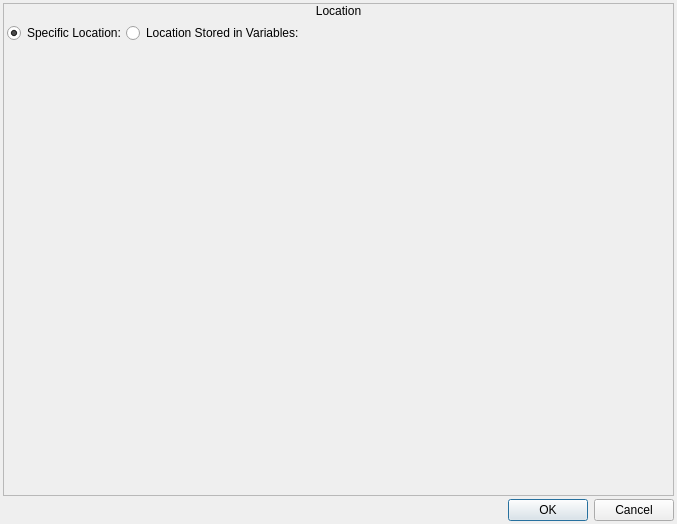
<?xml version="1.0" encoding="UTF-8"?>
<ui version="4.0">
 <class>SelectMapLocation</class>
 <widget class="QDialog" name="SelectMapLocation">
  <property name="geometry">
   <rect>
    <x>0</x>
    <y>0</y>
    <width>677</width>
    <height>524</height>
   </rect>
  </property>
  <property name="windowTitle">
   <string>Select Location</string>
  </property>
  <property name="windowIcon">
   <iconset resource="gui_icons.qrc">
    <normaloff>:/icons/openrpgmaker.png</normaloff>:/icons/openrpgmaker.png</iconset>
  </property>
  <property name="styleSheet">
   <string notr="true">.QFrame
{
	border-width: 1px;
	border-style: solid;
	border-color: palette(window-text);
}

.QFrame&gt;QLabel
{
	border-width: 0px;
	background-color: palette(window-text);
	color: palette(window);
	font-weight: bold;
}

.QFrame&gt;QCheckBox
{
	background-color: palette(window-text);
	border-width: 0px;
	border-style: none;
	color: palette(window);
	spacing: 3px;
	font-weight: bold;
	padding: 0px 0px 0px 3px;
}

.QFrame&gt;QCheckBox::indicator
{
	min-width: 8px;
	max-width: 8px;
	min-height: 8px;
	max-height: 8px;
	width: 8px;
	height: 8px;
	border-width: 2px;
	border-radius: 0px;
	border-style: ridge;
	border-color: palette(mid);
}

.QFrame&gt;QCheckBox::indicator:unchecked
{
	background-color: palette(base);
}

.QFrame&gt;QCheckBox::indicator:checked
{
	background-color: palette(window-text);
}

.QFrame&gt;QCheckBox::indicator:hover
{
	border-color: palette(highlight);
}</string>
  </property>
  <layout class="QVBoxLayout" name="verticalLayout_4">
   <property name="spacing">
    <number>3</number>
   </property>
   <property name="margin">
    <number>3</number>
   </property>
   <item>
    <widget class="QFrame" name="frame">
     <property name="frameShape">
      <enum>QFrame::StyledPanel</enum>
     </property>
     <property name="frameShadow">
      <enum>QFrame::Raised</enum>
     </property>
     <layout class="QVBoxLayout" name="verticalLayout">
      <property name="spacing">
       <number>0</number>
      </property>
      <property name="margin">
       <number>0</number>
      </property>
      <item>
       <widget class="QLabel" name="label">
        <property name="sizePolicy">
         <sizepolicy hsizetype="Preferred" vsizetype="Fixed">
          <horstretch>0</horstretch>
          <verstretch>0</verstretch>
         </sizepolicy>
        </property>
        <property name="text">
         <string>Location</string>
        </property>
        <property name="alignment">
         <set>Qt::AlignCenter</set>
        </property>
       </widget>
      </item>
      <item>
       <widget class="QWidget" name="widget" native="true">
        <layout class="QVBoxLayout" name="verticalLayout_2">
         <property name="spacing">
          <number>3</number>
         </property>
         <property name="margin">
          <number>3</number>
         </property>
         <item>
          <widget class="QWidget" name="widget_2" native="true">
           <property name="sizePolicy">
            <sizepolicy hsizetype="Preferred" vsizetype="Fixed">
             <horstretch>0</horstretch>
             <verstretch>0</verstretch>
            </sizepolicy>
           </property>
           <layout class="QHBoxLayout" name="horizontalLayout">
            <property name="spacing">
             <number>0</number>
            </property>
            <property name="margin">
             <number>0</number>
            </property>
            <item>
             <widget class="QRadioButton" name="rbSpecificLocation">
              <property name="sizePolicy">
               <sizepolicy hsizetype="Fixed" vsizetype="Fixed">
                <horstretch>0</horstretch>
                <verstretch>0</verstretch>
               </sizepolicy>
              </property>
              <property name="text">
               <string>Specific Location:</string>
              </property>
              <property name="checked">
               <bool>true</bool>
              </property>
             </widget>
            </item>
            <item>
             <widget class="QRadioButton" name="rbStoredLocation">
              <property name="sizePolicy">
               <sizepolicy hsizetype="Fixed" vsizetype="Fixed">
                <horstretch>0</horstretch>
                <verstretch>0</verstretch>
               </sizepolicy>
              </property>
              <property name="text">
               <string>Location Stored in Variables:</string>
              </property>
             </widget>
            </item>
            <item>
             <widget class="QWidget" name="widget_5" native="true"/>
            </item>
           </layout>
          </widget>
         </item>
         <item>
          <widget class="QStackedWidget" name="stackedWidget">
           <property name="minimumSize">
            <size>
             <width>663</width>
             <height>442</height>
            </size>
           </property>
           <property name="maximumSize">
            <size>
             <width>663</width>
             <height>442</height>
            </size>
           </property>
           <property name="currentIndex">
            <number>0</number>
           </property>
           <widget class="MapLocation" name="wLocation"/>
           <widget class="QWidget" name="wVariables">
            <layout class="QVBoxLayout" name="verticalLayout_13">
             <property name="spacing">
              <number>3</number>
             </property>
             <property name="margin">
              <number>0</number>
             </property>
             <item>
              <widget class="QWidget" name="widget_6" native="true">
               <property name="sizePolicy">
                <sizepolicy hsizetype="Preferred" vsizetype="Fixed">
                 <horstretch>0</horstretch>
                 <verstretch>0</verstretch>
                </sizepolicy>
               </property>
               <layout class="QHBoxLayout" name="horizontalLayout_3">
                <property name="spacing">
                 <number>3</number>
                </property>
                <property name="margin">
                 <number>0</number>
                </property>
                <item>
                 <widget class="QFrame" name="frame_3">
                  <property name="sizePolicy">
                   <sizepolicy hsizetype="Preferred" vsizetype="Fixed">
                    <horstretch>0</horstretch>
                    <verstretch>0</verstretch>
                   </sizepolicy>
                  </property>
                  <property name="frameShape">
                   <enum>QFrame::StyledPanel</enum>
                  </property>
                  <property name="frameShadow">
                   <enum>QFrame::Raised</enum>
                  </property>
                  <layout class="QVBoxLayout" name="verticalLayout_8">
                   <property name="spacing">
                    <number>0</number>
                   </property>
                   <property name="margin">
                    <number>0</number>
                   </property>
                   <item>
                    <widget class="QLabel" name="label_5">
                     <property name="sizePolicy">
                      <sizepolicy hsizetype="Preferred" vsizetype="Fixed">
                       <horstretch>0</horstretch>
                       <verstretch>0</verstretch>
                      </sizepolicy>
                     </property>
                     <property name="text">
                      <string>Variables</string>
                     </property>
                     <property name="alignment">
                      <set>Qt::AlignCenter</set>
                     </property>
                    </widget>
                   </item>
                   <item>
                    <widget class="QWidget" name="widget_3" native="true">
                     <layout class="QHBoxLayout" name="horizontalLayout_2">
                      <property name="spacing">
                       <number>3</number>
                      </property>
                      <property name="margin">
                       <number>0</number>
                      </property>
                      <item>
                       <widget class="QWidget" name="widget_4" native="true">
                        <property name="sizePolicy">
                         <sizepolicy hsizetype="Fixed" vsizetype="Preferred">
                          <horstretch>0</horstretch>
                          <verstretch>0</verstretch>
                         </sizepolicy>
                        </property>
                        <layout class="QVBoxLayout" name="verticalLayout_11">
                         <property name="spacing">
                          <number>3</number>
                         </property>
                         <property name="margin">
                          <number>0</number>
                         </property>
                         <item>
                          <widget class="QLabel" name="label_3">
                           <property name="sizePolicy">
                            <sizepolicy hsizetype="Preferred" vsizetype="Fixed">
                             <horstretch>0</horstretch>
                             <verstretch>0</verstretch>
                            </sizepolicy>
                           </property>
                           <property name="text">
                            <string>X Variable:</string>
                           </property>
                          </widget>
                         </item>
                         <item>
                          <widget class="QLabel" name="label_6">
                           <property name="sizePolicy">
                            <sizepolicy hsizetype="Preferred" vsizetype="Fixed">
                             <horstretch>0</horstretch>
                             <verstretch>0</verstretch>
                            </sizepolicy>
                           </property>
                           <property name="text">
                            <string>Y Variable: </string>
                           </property>
                          </widget>
                         </item>
                         <item>
                          <widget class="QLabel" name="label_4">
                           <property name="sizePolicy">
                            <sizepolicy hsizetype="Preferred" vsizetype="Fixed">
                             <horstretch>0</horstretch>
                             <verstretch>0</verstretch>
                            </sizepolicy>
                           </property>
                           <property name="text">
                            <string>Layer Variable:</string>
                           </property>
                          </widget>
                         </item>
                        </layout>
                       </widget>
                      </item>
                      <item>
                       <widget class="QWidget" name="widget_10" native="true">
                        <layout class="QVBoxLayout" name="verticalLayout_12">
                         <property name="spacing">
                          <number>3</number>
                         </property>
                         <property name="margin">
                          <number>0</number>
                         </property>
                         <item>
                          <widget class="QWidget" name="wXVariable" native="true">
                           <layout class="QHBoxLayout" name="horizontalLayout_39">
                            <property name="spacing">
                             <number>0</number>
                            </property>
                            <property name="margin">
                             <number>0</number>
                            </property>
                            <item>
                             <widget class="QLabel" name="lblXVariable">
                              <property name="sizePolicy">
                               <sizepolicy hsizetype="Preferred" vsizetype="Preferred">
                                <horstretch>0</horstretch>
                                <verstretch>0</verstretch>
                               </sizepolicy>
                              </property>
                              <property name="minimumSize">
                               <size>
                                <width>300</width>
                                <height>0</height>
                               </size>
                              </property>
                              <property name="font">
                               <font>
                                <family>Monospace</family>
                               </font>
                              </property>
                              <property name="styleSheet">
                               <string notr="true">background-color: palette(base);</string>
                              </property>
                              <property name="frameShape">
                               <enum>QFrame::Panel</enum>
                              </property>
                              <property name="frameShadow">
                               <enum>QFrame::Sunken</enum>
                              </property>
                              <property name="lineWidth">
                               <number>2</number>
                              </property>
                              <property name="text">
                               <string/>
                              </property>
                             </widget>
                            </item>
                            <item>
                             <widget class="QToolButton" name="bBrowseXVariables">
                              <property name="text">
                               <string>...</string>
                              </property>
                              <property name="icon">
                               <iconset resource="gui_icons.qrc">
                                <normaloff>:/icons/fileopen.png</normaloff>:/icons/fileopen.png</iconset>
                              </property>
                             </widget>
                            </item>
                           </layout>
                          </widget>
                         </item>
                         <item>
                          <widget class="QWidget" name="wYVariable" native="true">
                           <layout class="QHBoxLayout" name="horizontalLayout_40">
                            <property name="spacing">
                             <number>0</number>
                            </property>
                            <property name="margin">
                             <number>0</number>
                            </property>
                            <item>
                             <widget class="QLabel" name="lblYVariable">
                              <property name="sizePolicy">
                               <sizepolicy hsizetype="Preferred" vsizetype="Preferred">
                                <horstretch>0</horstretch>
                                <verstretch>0</verstretch>
                               </sizepolicy>
                              </property>
                              <property name="minimumSize">
                               <size>
                                <width>300</width>
                                <height>0</height>
                               </size>
                              </property>
                              <property name="font">
                               <font>
                                <family>Monospace</family>
                               </font>
                              </property>
                              <property name="styleSheet">
                               <string notr="true">background-color: palette(base);</string>
                              </property>
                              <property name="frameShape">
                               <enum>QFrame::Panel</enum>
                              </property>
                              <property name="frameShadow">
                               <enum>QFrame::Sunken</enum>
                              </property>
                              <property name="lineWidth">
                               <number>2</number>
                              </property>
                              <property name="text">
                               <string/>
                              </property>
                             </widget>
                            </item>
                            <item>
                             <widget class="QToolButton" name="bBrowseYVariables">
                              <property name="text">
                               <string>...</string>
                              </property>
                              <property name="icon">
                               <iconset resource="gui_icons.qrc">
                                <normaloff>:/icons/fileopen.png</normaloff>:/icons/fileopen.png</iconset>
                              </property>
                             </widget>
                            </item>
                           </layout>
                          </widget>
                         </item>
                         <item>
                          <widget class="QWidget" name="wLayerVariable" native="true">
                           <layout class="QHBoxLayout" name="horizontalLayout_42">
                            <property name="spacing">
                             <number>0</number>
                            </property>
                            <property name="margin">
                             <number>0</number>
                            </property>
                            <item>
                             <widget class="QLabel" name="lblLayerVariable">
                              <property name="sizePolicy">
                               <sizepolicy hsizetype="Preferred" vsizetype="Preferred">
                                <horstretch>0</horstretch>
                                <verstretch>0</verstretch>
                               </sizepolicy>
                              </property>
                              <property name="minimumSize">
                               <size>
                                <width>300</width>
                                <height>0</height>
                               </size>
                              </property>
                              <property name="font">
                               <font>
                                <family>Monospace</family>
                               </font>
                              </property>
                              <property name="styleSheet">
                               <string notr="true">background-color: palette(base);</string>
                              </property>
                              <property name="frameShape">
                               <enum>QFrame::Panel</enum>
                              </property>
                              <property name="frameShadow">
                               <enum>QFrame::Sunken</enum>
                              </property>
                              <property name="lineWidth">
                               <number>2</number>
                              </property>
                              <property name="text">
                               <string/>
                              </property>
                             </widget>
                            </item>
                            <item>
                             <widget class="QToolButton" name="bBrowseLayerVariables">
                              <property name="text">
                               <string>...</string>
                              </property>
                              <property name="icon">
                               <iconset resource="gui_icons.qrc">
                                <normaloff>:/icons/fileopen.png</normaloff>:/icons/fileopen.png</iconset>
                              </property>
                             </widget>
                            </item>
                           </layout>
                          </widget>
                         </item>
                        </layout>
                       </widget>
                      </item>
                     </layout>
                    </widget>
                   </item>
                  </layout>
                 </widget>
                </item>
                <item>
                 <widget class="QFrame" name="frame_2">
                  <property name="frameShape">
                   <enum>QFrame::StyledPanel</enum>
                  </property>
                  <property name="frameShadow">
                   <enum>QFrame::Raised</enum>
                  </property>
                 </widget>
                </item>
               </layout>
              </widget>
             </item>
             <item>
              <widget class="QFrame" name="frame_4">
               <property name="frameShape">
                <enum>QFrame::StyledPanel</enum>
               </property>
               <property name="frameShadow">
                <enum>QFrame::Raised</enum>
               </property>
              </widget>
             </item>
            </layout>
           </widget>
          </widget>
         </item>
        </layout>
       </widget>
      </item>
     </layout>
    </widget>
   </item>
   <item>
    <widget class="QDialogButtonBox" name="buttonBox">
     <property name="orientation">
      <enum>Qt::Horizontal</enum>
     </property>
     <property name="standardButtons">
      <set>QDialogButtonBox::Cancel|QDialogButtonBox::Ok</set>
     </property>
    </widget>
   </item>
  </layout>
 </widget>
 <customwidgets>
  <customwidget>
   <class>MapLocation</class>
   <extends>QWidget</extends>
   <header>maplocation.h</header>
   <container>1</container>
  </customwidget>
 </customwidgets>
 <resources>
  <include location="gui_icons.qrc"/>
 </resources>
 <connections>
  <connection>
   <sender>buttonBox</sender>
   <signal>accepted()</signal>
   <receiver>SelectMapLocation</receiver>
   <slot>accept()</slot>
   <hints>
    <hint type="sourcelabel">
     <x>248</x>
     <y>254</y>
    </hint>
    <hint type="destinationlabel">
     <x>157</x>
     <y>274</y>
    </hint>
   </hints>
  </connection>
  <connection>
   <sender>buttonBox</sender>
   <signal>rejected()</signal>
   <receiver>SelectMapLocation</receiver>
   <slot>reject()</slot>
   <hints>
    <hint type="sourcelabel">
     <x>316</x>
     <y>260</y>
    </hint>
    <hint type="destinationlabel">
     <x>286</x>
     <y>274</y>
    </hint>
   </hints>
  </connection>
 </connections>
</ui>
